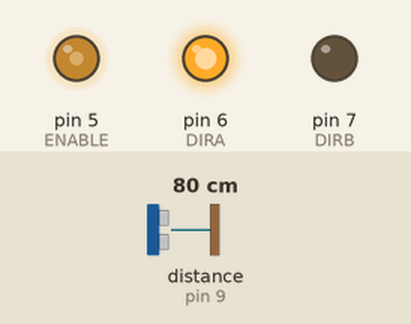
The program below on a simulated Arduino Nano, built with avr-gcc and run on an emulated ATmega328P. Parts: output pins drawn as LEDs (lit = HIGH). Wiring (inferred from the names in the program): ultrasonic range finder: trigger pin 3; echo pin 9. The test bench sets the inputs (shaded band); at power-on: distance to the obstacle (sensor on pin 9) 80 cm. The echo pulse lasts 58.3 µs per cm; pins used as bus, display or sensor lines are not drawn.

Above: at 1.2 s.
1.3 s: distance to the obstacle (sensor on pin 9) set to 23 cm
2.8 s: distance to the obstacle (sensor on pin 9) set to 18 cm
At 3.1 s:
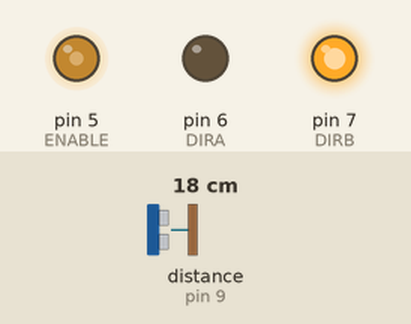
4.3 s: distance to the obstacle (sensor on pin 9) set to 35 cm
At 4.8 s:
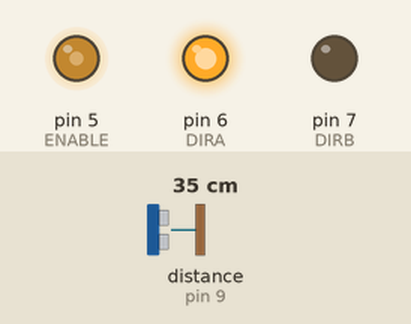
5.8 s: distance to the obstacle (sensor on pin 9) set to 2 cm
At 6.7 s:
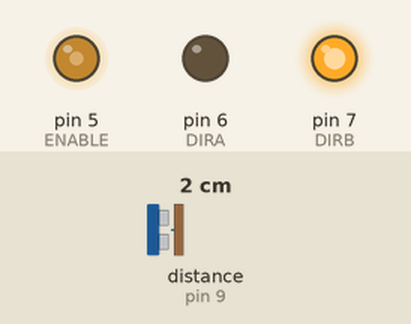
Timing chart, 0 to 8.3 s (numbered marks = the images above; inputs shaded):
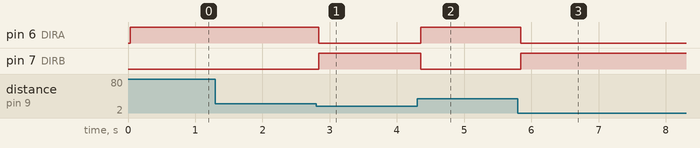

Measured:
- the behaviour switches between 22 and 21 cm on distance to the obstacle (sensor on pin 9) (found by bisection; images 0 and 1)
- after the input at 1.3 s, every drawn part: stays the same
- after the input at 2.8 s, pin 6 (DIRA): HIGH → LOW at once; pin 7 (DIRB): LOW → HIGH at once
- after the input at 4.3 s, pin 6 (DIRA): LOW → HIGH after 0.05 s; pin 7 (DIRB): HIGH → LOW after 0.05 s
- after the input at 5.8 s, pin 6 (DIRA): HIGH → LOW at once; pin 7 (DIRB): LOW → HIGH at once

The program:

main.cpp
```cpp
#include <Arduino.h>
#include "SR04.h"

#define TRIG_PIN 3
#define ECHO_PIN 9

#define ENABLE 5
#define DIRA 6
#define DIRB 7

SR04 sr04 = SR04(ECHO_PIN, TRIG_PIN);

long distance = 0;
void setup()
{
  // Serial.begin(9600);
  pinMode(DIRA, OUTPUT);
  pinMode(DIRB, OUTPUT);
  analogWrite(ENABLE, 120);
}

void loop()
{
  distance = sr04.Distance();

  if (distance > 20) {
    digitalWrite(DIRA, HIGH);
    digitalWrite(DIRB, LOW);
  }
  else {
    digitalWrite(DIRA, LOW);
    digitalWrite(DIRB, HIGH);
  }
}
```
